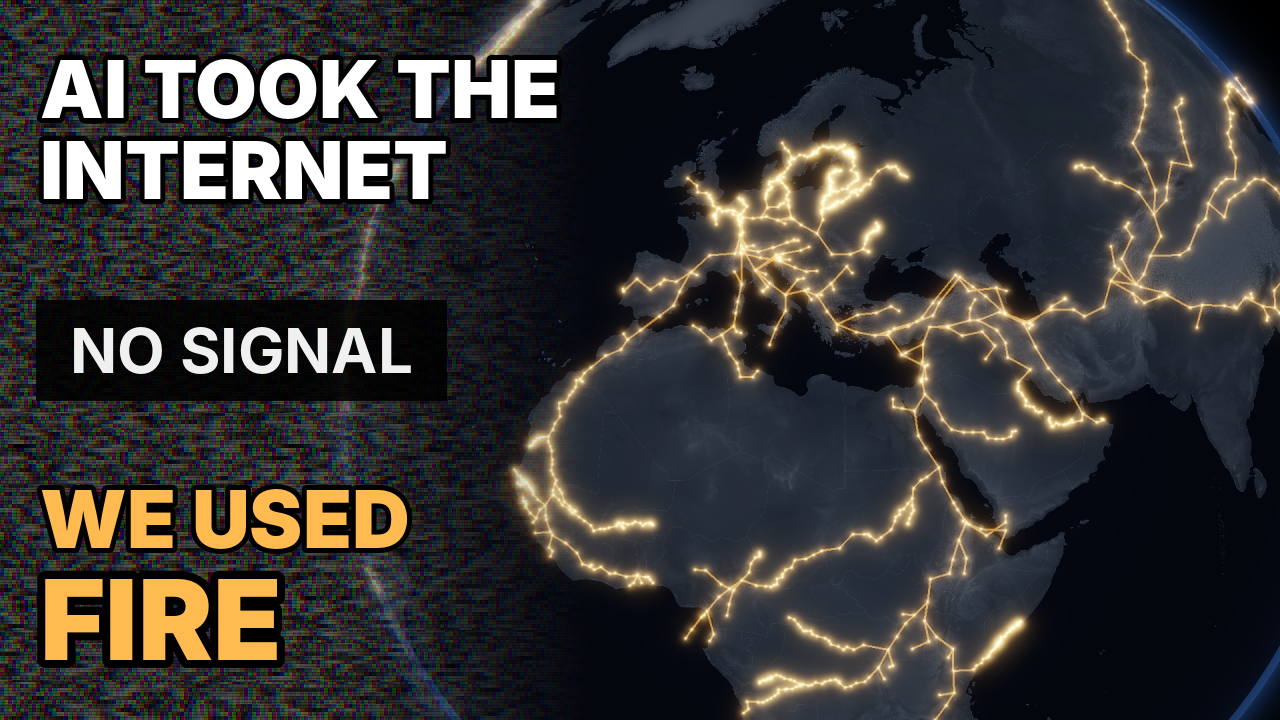
#> input picture world_roads/media/signal/signal_fires_ai_thumb_A.png, 1280 x 720 px
$ python -i video.py   (imports and definitions only)
#> lines starting #> are read from the running program, lines starting #| are printed output that depends on the picture
"""Do rivers wind by pi? The video (1920x1080, 30 fps), caption-only.

    python video.py NAME [still times...]
    NAME: open, einstein, stolum, test, verdict, near, common, end
"""
import os, sys, json, math, time, subprocess, functools
import numpy as np
import cv2
from PIL import Image, ImageDraw

HERE = os.path.dirname(os.path.abspath(__file__))
ROOT = os.path.dirname(HERE)
sys.path.insert(0, os.path.join(ROOT, "signal"))
import style as ST                                             # fonts, captions, translucent-text fix

DATA, OUT = os.path.join(HERE, "data"), os.path.join(HERE, "out")
W, H, FPS = 1920, 1080, 30
INK, INK2, MUTED, GOLD = ST.INK, ST.INK2, ST.MUTED, ST.GOLD
CYAN = (90, 200, 255)
CHORD = (255, 236, 200)                                         # the straight line
PI = math.pi
BG = (4, 7, 14)


def smooth(x):
    x = min(max(x, 0.0), 1.0)
    return x * x * (3 - 2 * x)


def text(d, xy, s, size, col, a=1.0, weight="SemiBold", anchor="la"):
    if a > 0:
        d.text(xy, s, font=ST.font(size, weight), fill=tuple(col) + (int(255 * a),), anchor=anchor)


def km(x):
    return f"{x:,.0f} km"


# [5 lines left out: function rivers, not called in this run]


@functools.lru_cache(None)
def analysis():
    return json.load(open(os.path.join(DATA, "analysis.json")))


def unit(lon, lat):
    lo, la = np.radians(lon), np.radians(lat)
    return np.stack([np.cos(la) * np.cos(lo), np.cos(la) * np.sin(lo), np.sin(la)], -1)


# [8 lines left out: function slerp, not called in this run]


class Section:
    name, dur = "section", 1.0

    def settle(self):
        """drop transient glow left by a jump in time (stills only)"""

    # [45 lines left out: function render, not called in this run]


# ================================================================== drawing rivers on the night globe
class Glow:
    """additive emission in two colours (rivers, straight lines), bloomed and tonemapped over a base image"""

    def __init__(self):
        self.A = np.zeros((H, W), np.float32)       # rivers (cyan)
        self.B = np.zeros((H, W), np.float32)       # straight lines (warm white)
        self.C = np.zeros((H, W), np.float32)       # highlights (gold)

    # [4 lines left out: function poly, not called in this run]

    def compose(self, img, exposure=1.2, bloom=1.0):
        E = (self.A[..., None] * (np.array(CYAN, np.float32) / 255) + self.B[..., None] * (np.array(CHORD, np.float32) / 255)
             + self.C[..., None] * (np.array(GOLD, np.float32) / 255))
        small = cv2.resize(E, (W // 2, H // 2), interpolation=cv2.INTER_AREA)
        bl = cv2.resize(cv2.GaussianBlur(small, (0, 0), 2.5) * 0.7 + cv2.GaussianBlur(small, (0, 0), 9) * 0.5, (W, H))
        out = 1 - np.exp(-(img + E + bl * bloom) * exposure)
        return (np.clip(out, 0, 1) * 255).astype(np.uint8)


# [4 lines left out: function globe, not called in this run]


class GlobeView:
    """camera on the globe: centre (lon, lat), radius in pixels, screen centre"""

    # [5 lines left out: function __init__, not called in this run]

    def base(self):
        return (self.g or globe()).render(self.lat, self.lon, self.rpx, self.cx, self.cy)

    def project(self, lonlat):
        P = unit(lonlat[:, 0], lonlat[:, 1])
        return np.c_[self.cx + (P @ self.e) * self.rpx, self.cy - (P @ self.n) * self.rpx], P @ self.c


# [97 lines left out: functions visible_runs, partial, river_xy, fit_view, gauge, river_card, not called in this run]


# ================================================================== the test: 1,000 rivers on the globe
class Test(Section):
    """the longest rivers one by one, then the rest of the 1,000 with the globe turning"""
    name = "test"
    FEATURED = [(0, 6.5), (1, 6.0), (2, 5.0), (3, 4.5), (4, 4.5), (5, 4.0), (6, 4.0), (7, 4.0), (9, 4.0), (16, 6.5)]
    DRAW = 2.6                     # seconds to draw a featured river and its straight line; the card then holds
    MOVE = 1.1                     # camera move into each featured river
    REST = 30.0                    # the other 990
    HOLD = 9.5

    # [117 lines left out: functions __init__, added, camera, frame, not called in this run]


# ================================================================== the verdict: all 1,000 ratios
def panel_bg():
    im = Image.new("RGB", (W, H), BG)
    return im


class Verdict(Section):
    """a histogram of the 1,000 ratios, building up, with pi marked"""
    name, dur = "verdict", 19.5

    # [42 lines left out: functions __init__, frame, not called in this run]


# ================================================================== what the near-pi rivers share
class Common(Section):
    """four short charts: flatness, lowness, two routes to pi, where"""
    name = "common"
    PARTS = [("flat", 11.0), ("low", 10.0), ("routes", 14.0), ("where", 14.0)]

    # [150 lines left out: functions __init__, part, frame, title, p_flat, p_low and 3 more, not called in this run]


# ================================================================== the rivers nearest pi
class Near(Section):
    """all 1,000 dim, the 36 nearest pi in gold; then five of them up close"""
    name = "near"
    INTRO = 8.5
    SPOT = 7.5
    PICKS = [("Brahmaputra", "The nearest to π of all 1,000. Mostly big bends:", "east behind the Himalayas, then south to the sea."),
             ("Lachlan", "Most of its extra length is in meanders,", "across the flat plains of New South Wales."),
             ("Messoyakha", "Meanders across the flat", "Siberian tundra to the Arctic Ocean."),
             ("Bengawan Solo", "Java's longest river,", "winding across its lowlands."),
             ("Sepik", "Winds through the swampy lowlands", "of New Guinea.")]

    # [79 lines left out: functions __init__, camera, frame, not called in this run]


# ================================================================== 1926: Einstein's tea leaves
TEA = (120, 70, 28)
SAND = (214, 190, 140)
BANK = (70, 58, 44)


# [20 lines left out: functions arrow, loop_arrows, not called in this run]


class Einstein(Section):
    name, dur = "einstein", 30.0
    T2 = 14.0                                     # the river bend

    # [96 lines left out: functions __init__, frame, teacup, bend, meander_run, not called in this run]


class Stolum(Section):
    name, dur = "stolum", 36.0
    T0 = 1.0                                      # the river starts moving

    # [16 lines left out: function __init__, not called in this run]

    def fi(self, t):
        u = min(max((t - self.T0) / (self.dur - self.T0 - 1.0), 0.0), 1.0)
        return int(round((self.nf - 1) * u ** 1.25))

    def XY(self, p, f):
        return np.c_[W / 2 + (p[:, 0] - self.cxs[f]) * self.scale[f], 375 - p[:, 1] * self.scale[f]]

    # [47 lines left out: function frame, not called in this run]


# ================================================================== the cold open: one river, measured
class Open(Section):
    """a meandering river (from the model) drawn, measured along its bends and in a straight line, and divided"""
    name, dur = "open", 22.0
    DRAW0, DRAW1, LINE0, LINE1, DIV = 0.6, 5.6, 6.0, 7.6, 8.4

    # [49 lines left out: functions __init__, frame, not called in this run]


# ================================================================== the end
class End(Section):
    name, dur = "end", 28.0

    # [19 lines left out: function frame, not called in this run]


SECTIONS = {"open": Open, "end": End, "stolum": Stolum, "einstein": Einstein, "test": Test, "verdict": Verdict, "common": Common, "near": Near}

# [7 lines not run here, left out]

>>> import cv2
>>> picture = cv2.imread('../media/signal/signal_fires_ai_thumb_A.png', cv2.IMREAD_GRAYSCALE)
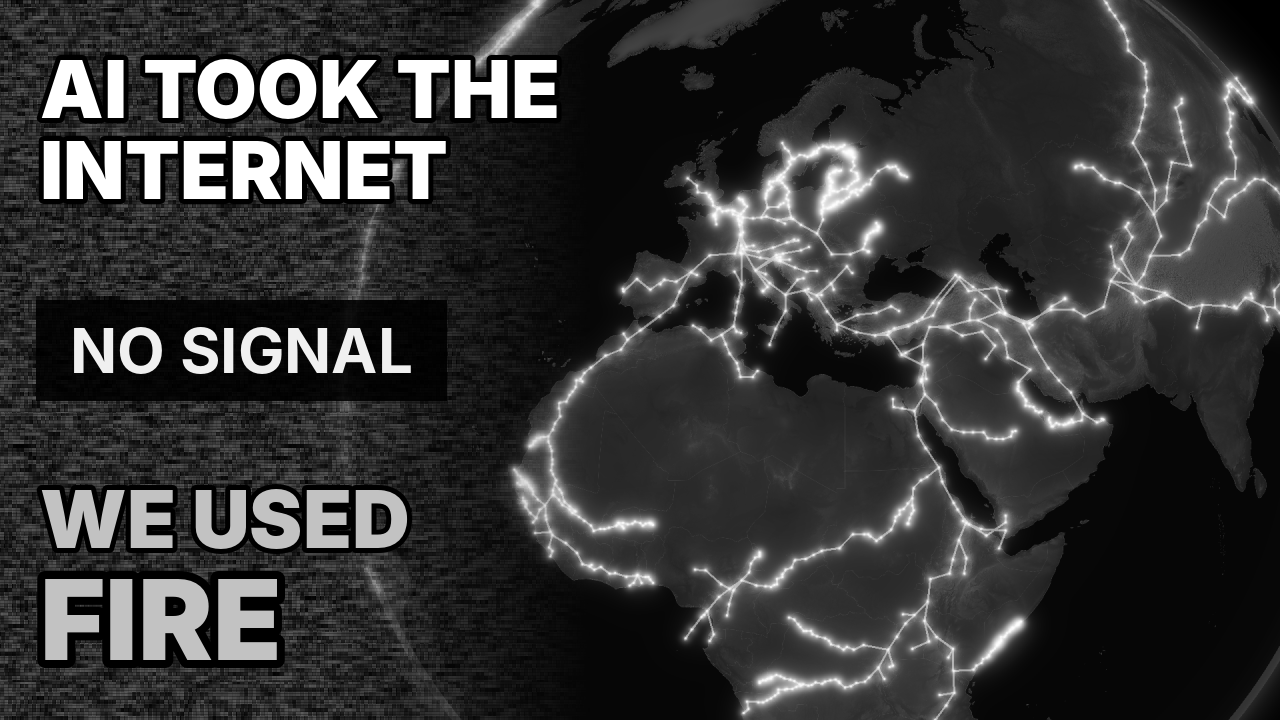
#> picture: shape (720, 1280); min 0, max 255, mean 53.2
>>> result = Glow().compose(picture)
#> (the run stopped early here; a loop or call above may not have finished)

$ run again, on world_roads/media/signal/signal_fires_full_thumb_B.png
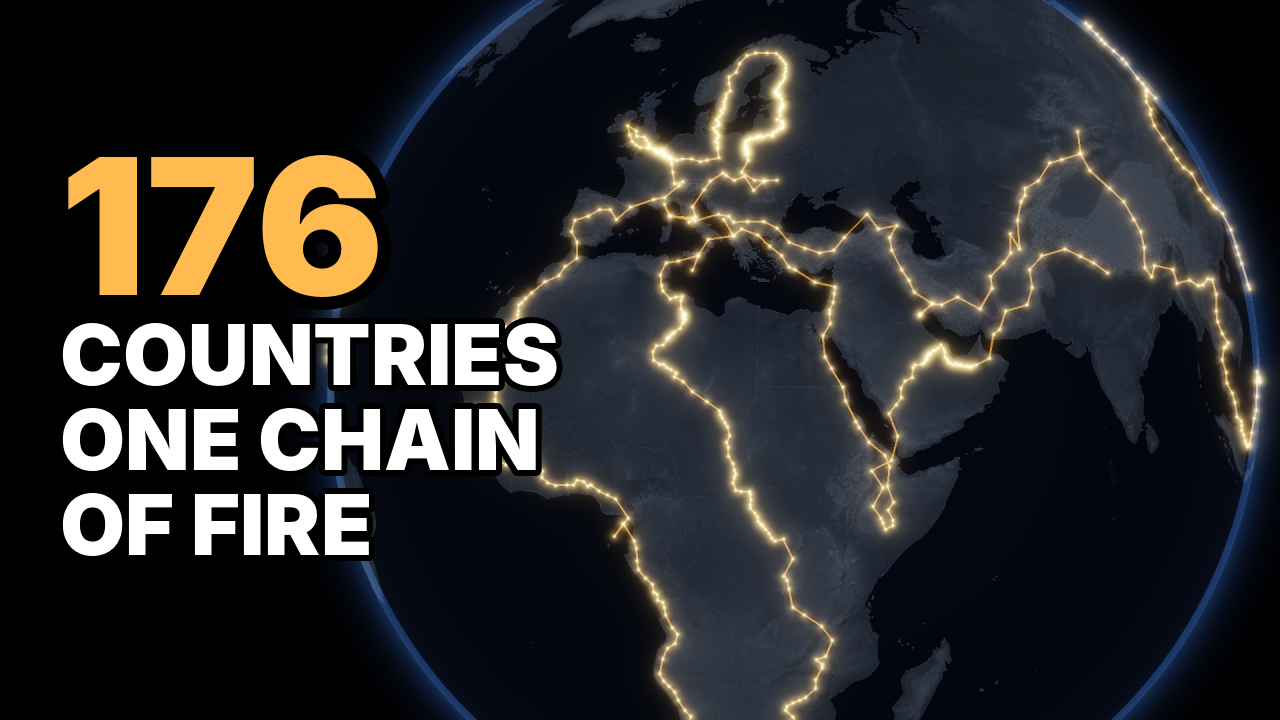
#> input picture world_roads/media/signal/signal_fires_full_thumb_B.png, 1280 x 720 px
#> `picture = cv2.imread('../media/signal/signal_fires_ai_thumb_A.png', cv..`:
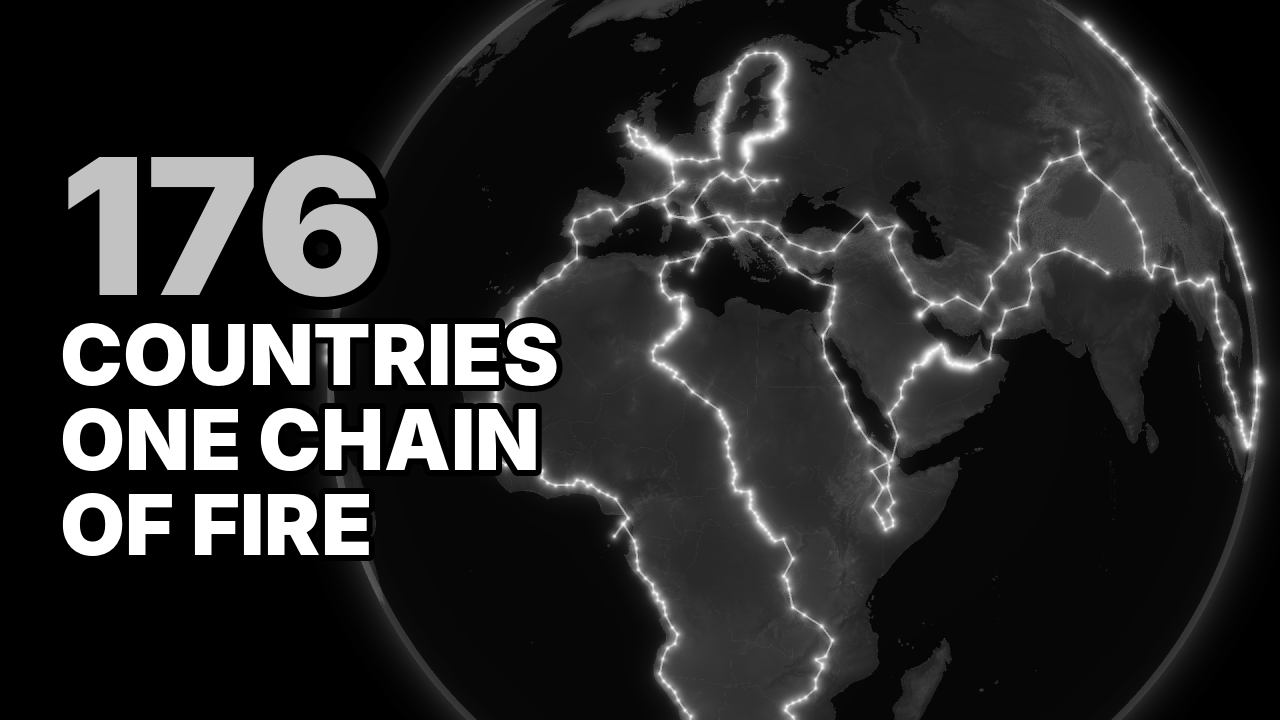
#> picture: shape (720, 1280); min 0, max 255, mean 42.5

$ run again, on world_roads/media/signal/signal_fires_world_thumb_A.png
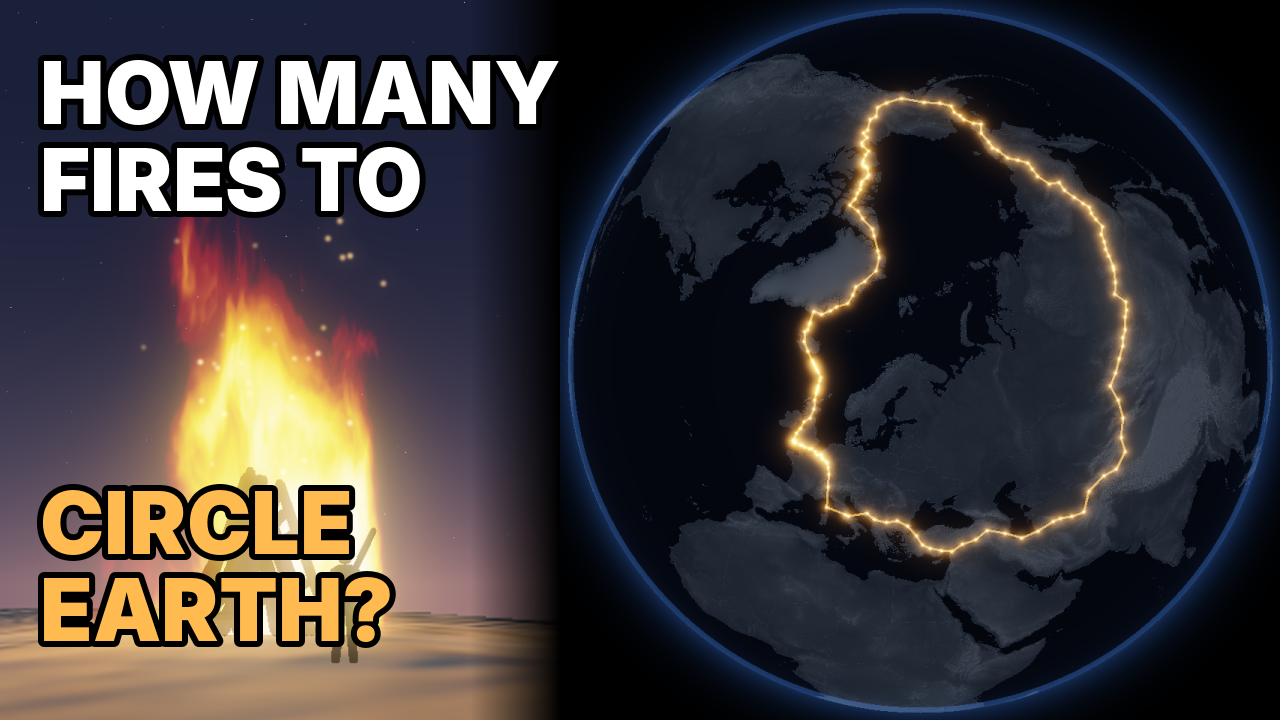
#> input picture world_roads/media/signal/signal_fires_world_thumb_A.png, 1280 x 720 px
#> `picture = cv2.imread('../media/signal/signal_fires_ai_thumb_A.png', cv..`:
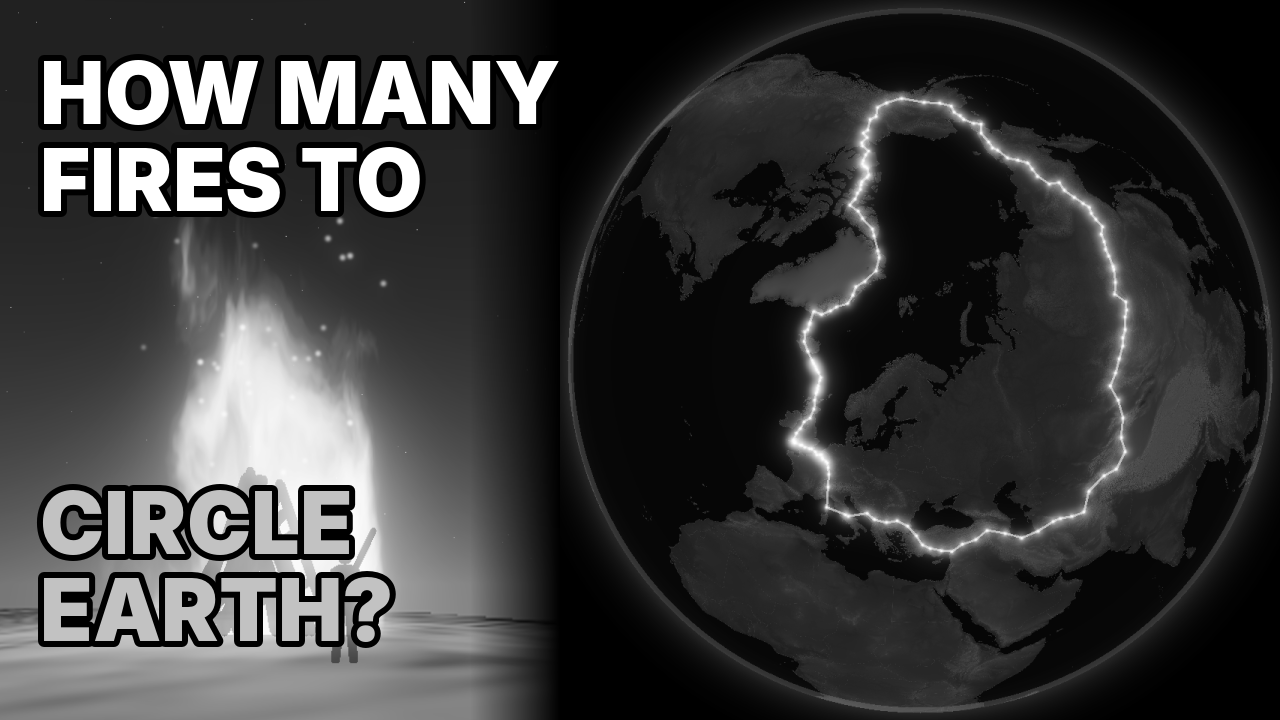
#> picture: shape (720, 1280); min 0, max 255, mean 57.6

$ run again, on world_roads/media/signal/signal_fires_world_thumb_B.png
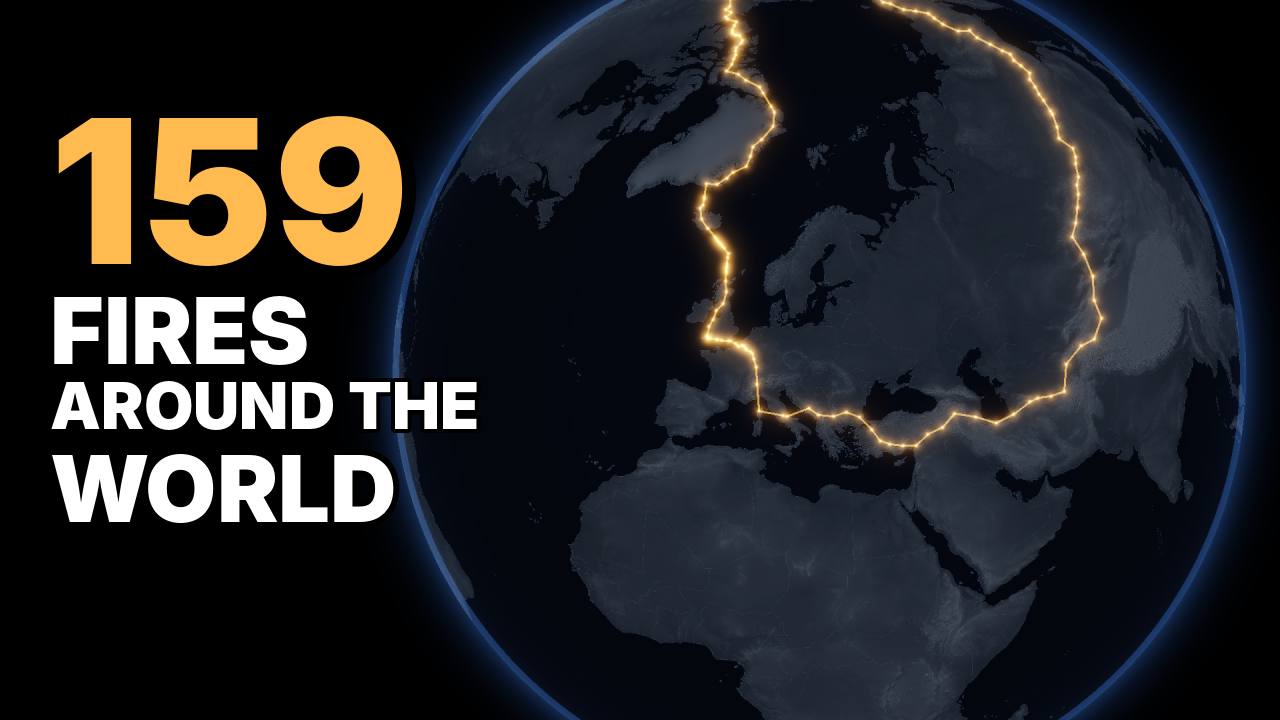
#> input picture world_roads/media/signal/signal_fires_world_thumb_B.png, 1280 x 720 px
#> `picture = cv2.imread('../media/signal/signal_fires_ai_thumb_A.png', cv..`:
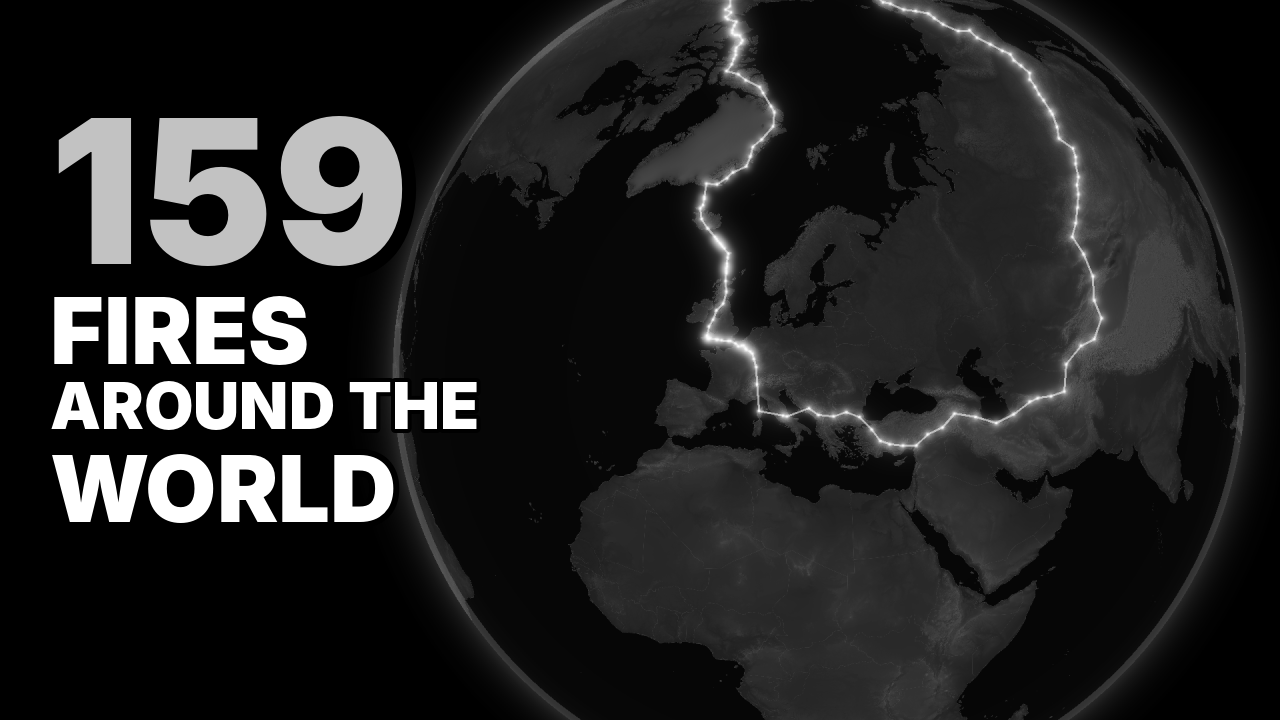
#> picture: shape (720, 1280); min 0, max 255, mean 35.5
